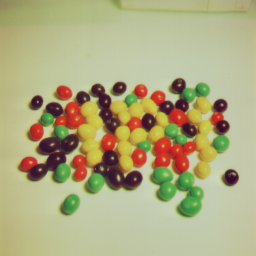
%> input picture 4.1.08.tiff, 256 x 256 px
$ octave mage.m   (GNU Octave 9; MATLAB toolbox functions it lacks are replaced by stand-ins)
%> lines starting %> are read from the running program, lines starting %| are printed output that depends on the picture
clear all
a=imread('4.1.08.tiff');
%> a is the input picture: size 256x256x3 uint8; mean R, G, B 174.9, 170.9, 128.3
red=a(:,:,1);
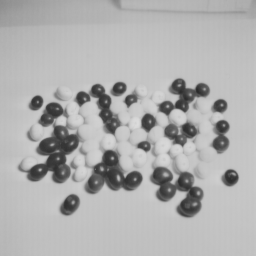
%> red: size 256x256 uint8; min 42, max 220, mean 174.9
green=a(:,:,2);
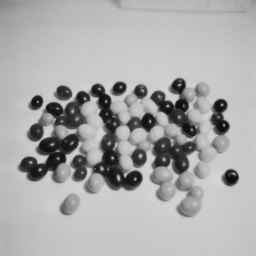
%> green: size 256x256 uint8; min 9, max 214, mean 170.9
blue=a(:,:,3);
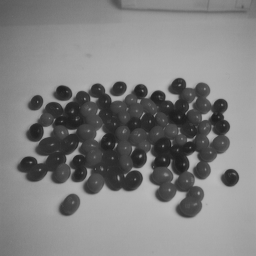
%> blue: size 256x256 uint8; min 29, max 186, mean 128.3
imshow(a)
b=a;
subplot(2,2,1)
imshow(a);
a(:,:,2)=0;
a(:,:,3)=0;
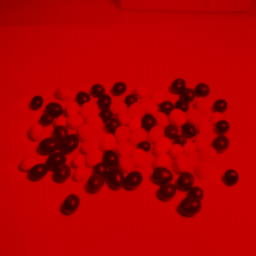
%> a: size 256x256x3 uint8; mean R, G, B 174.9, 0, 0
subplot(2,2,2)
imshow(a);
a=b;
a(:,:,1)=0;
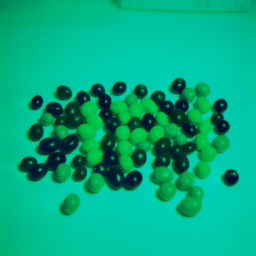
%> a: size 256x256x3 uint8; mean R, G, B 0, 170.9, 128.3
a(:,:,3)=0;
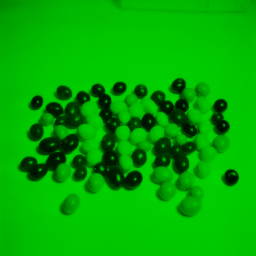
%> a: size 256x256x3 uint8; mean R, G, B 0, 170.9, 0
subplot(2,2,3)
imshow(a);
a=b;
a(:,:,1)=0;
a(:,:,2)=0;
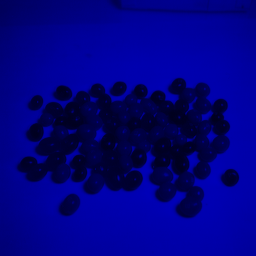
%> a: size 256x256x3 uint8; mean R, G, B 0, 0, 128.3
subplot(2,2,4)
imshow(a);

$ run again, with decryp.jpg saved as 4.1.08.tiff
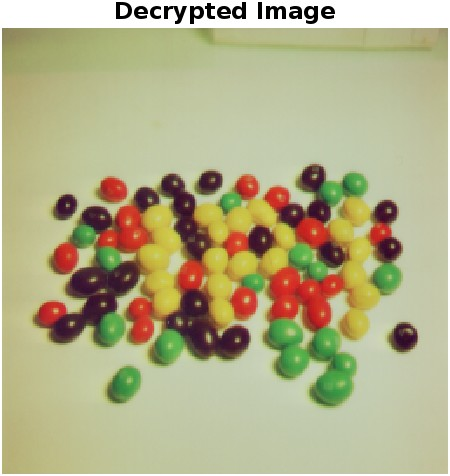
%> input picture decryp.jpg, 450 x 476 px
%> a is the input picture: size 476x450x3 uint8; mean R, G, B 178.6, 174.8, 135.4
%> `blue=a(:,:,3);`:
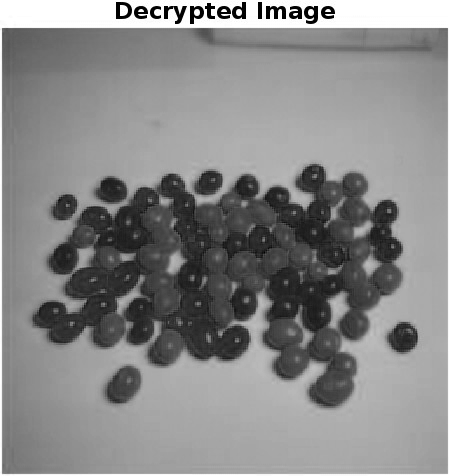
%> blue: size 476x450 uint8; min 0, max 255, mean 135.4
%> `a(:,:,2)=0;`:
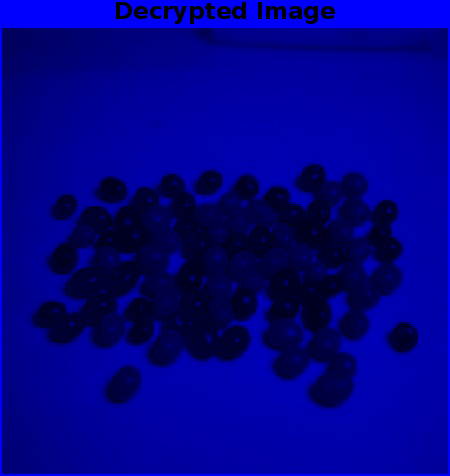
%> a: size 476x450x3 uint8; mean R, G, B 0, 0, 135.4
